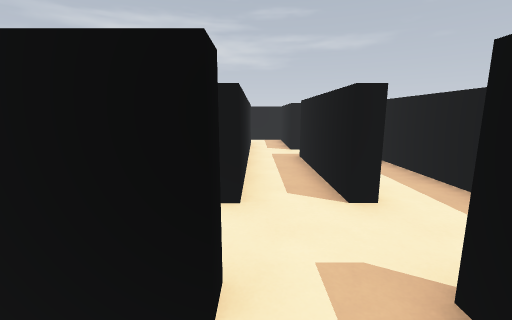
[1] (above)

24 first-person views from a walk through a 3-D level made in the Godot game engine. The camera is 1.5 m above the floor, tilts 10° down and sees 90° across. The floor is counted in squares, 1 m on a side. Each view is taken from the middle of a square. On the plan, view 1 faces up. The plan holds only what a view shows up to about 13 squares ahead; the rest is blank. The place goes on beyond the plan.

[2]
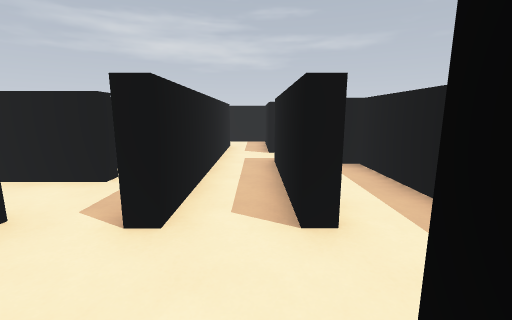

[3]
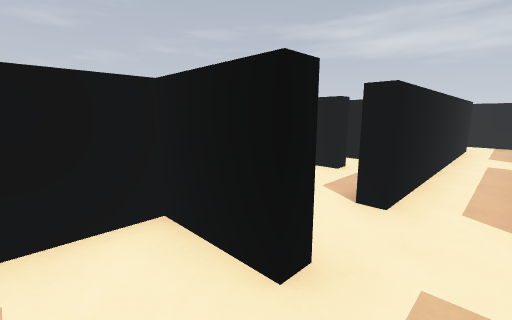

[4]
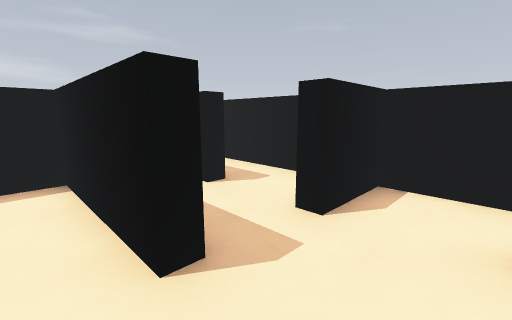

[5]
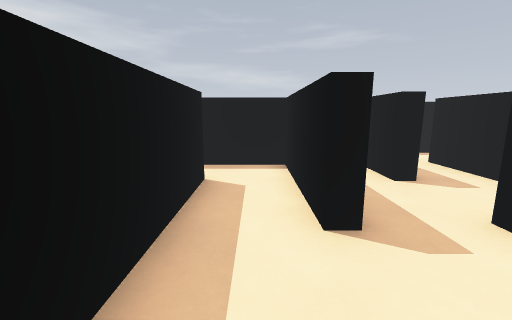

[6]
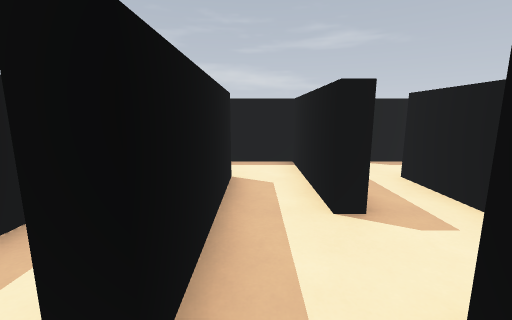

[7]
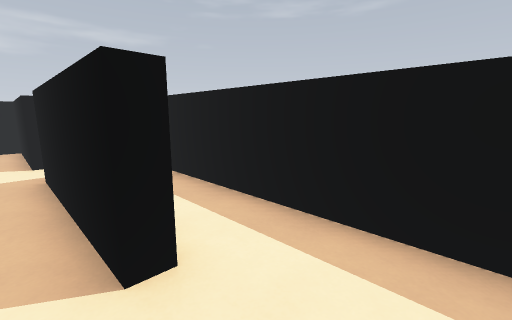

[8]
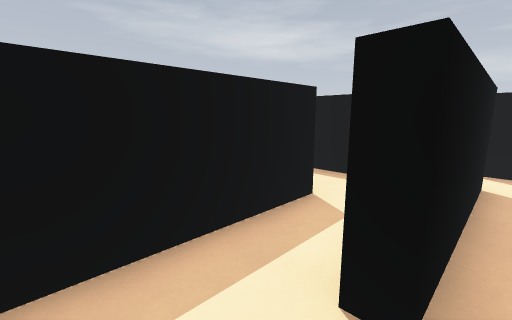

[9]
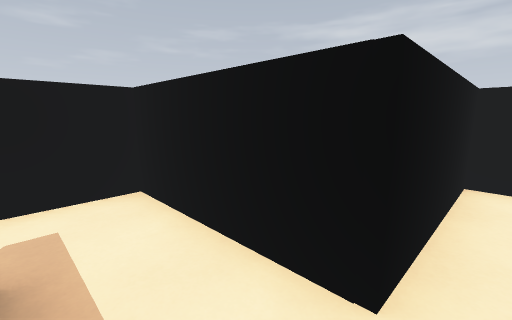

[10]
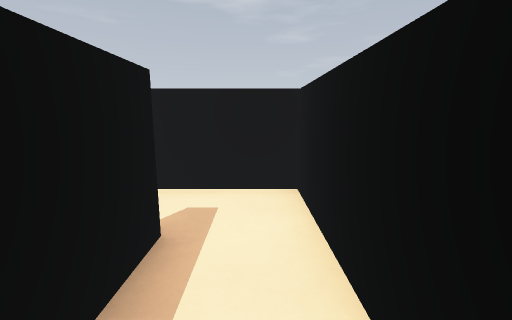

[11]
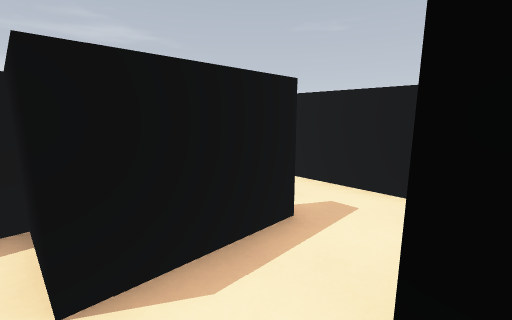

[12]
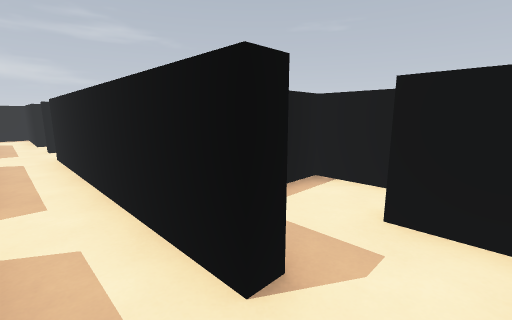

[13]
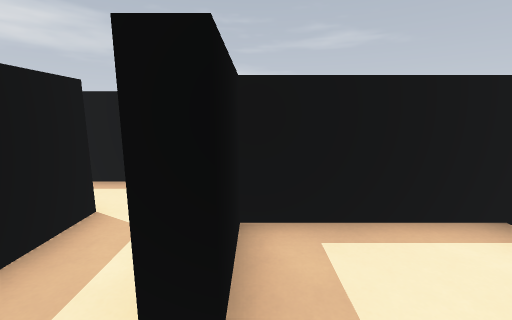

[14]
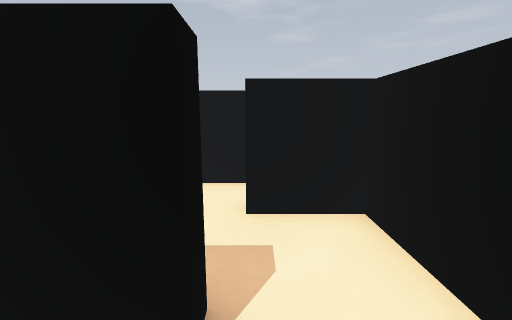

[15]
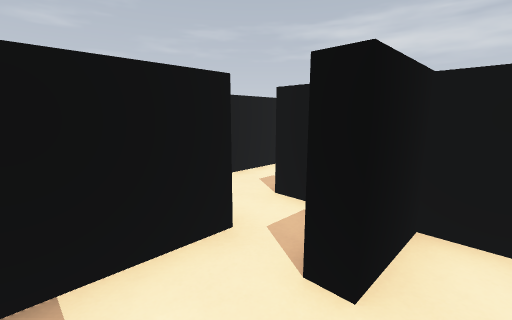

[16]
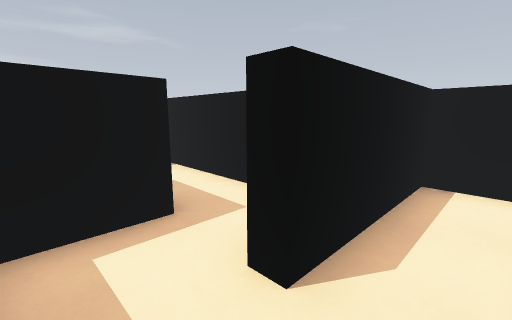

[17]
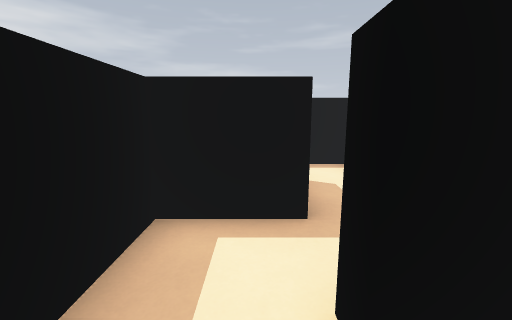

[18]
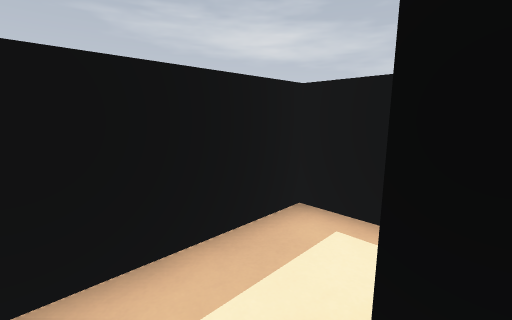

[19]
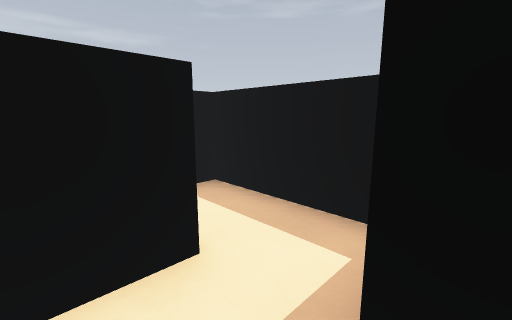

[20]
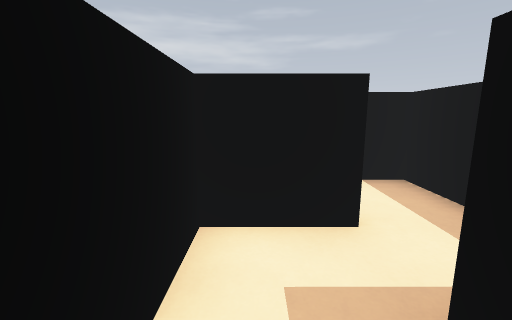

[21]
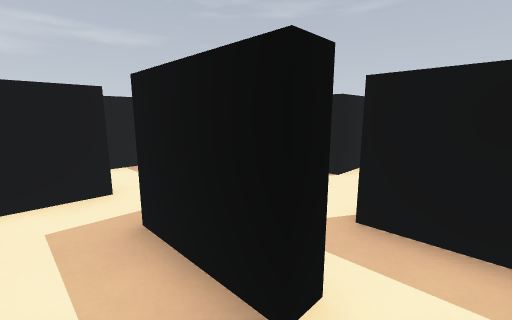

[22]
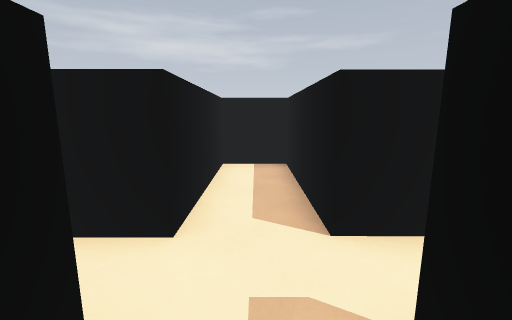

[23]
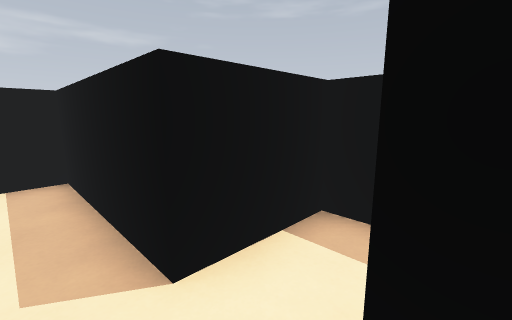

[24]
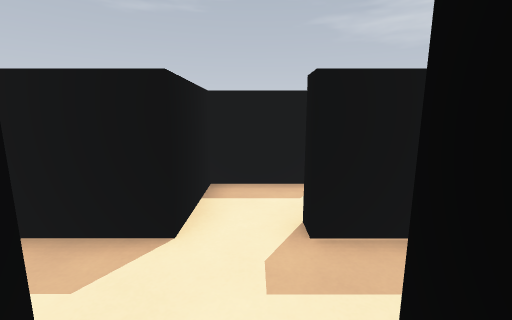

### Floor plan
Ten units are one square. View 1 is at (0, 0); x grows to the right and y downward. Boxes are objects, and circles mark ways between rooms. Rooms are numbered by the first view taken in them; rooms with no view inside come last. Other rooms are left out.
<svg viewBox="-76 -162 196 285">
<path fill="none" stroke="#000" d="M21 -42 16 -42 16 -94M-14 -21 -3 -21 -3 -16 -15 -16M-7 7 -3 7 -3 35M42 10 42 -88M16 -112 16 -134M16 33 16 -18 22 -18 22 27 34 27M-3 -136 -3 -42 -9 -42M-51 52 -21 52 -21 70M-7 58 -7 7M-15 -16 -26 -16 -26 32 -71 32 -71 68M-7 -136 -3 -136M16 -134 16 -157 -15 -157M-35 -116 -7 -116 -7 -136M-15 -157 -27 -157 -27 -139 -32 -139M-3 35 -3 52 44 52M65 44 65 32 50 32M42 100 42 75M34 57 22 57 22 118 34 118M89 80 89 32 69 32 69 80M69 95 69 101M89 110 89 97M69 80 56 80M65 111 65 95M44 52 44 57 34 57M42 75 65 75 65 44M89 97 95 97M115 101 115 80 89 80M-45 -141 -45 -116 -35 -116"/>
<circle cx="-10" cy="-5" r="3" fill="#2a7"/>
<circle cx="10" cy="-125" r="3" fill="#2a7"/>
<circle cx="10" cy="30" r="3" fill="#2a7"/>
<circle cx="-5" cy="-145" r="3" fill="#2a7"/>
<circle cx="-30" cy="-125" r="3" fill="#2a7"/>
<circle cx="55" cy="55" r="3" fill="#2a7"/>
<circle cx="40" cy="70" r="3" fill="#2a7"/>
<circle cx="70" cy="90" r="3" fill="#2a7"/>
<circle cx="90" cy="90" r="3" fill="#2a7"/>
<text x="10" y="-40">1</text>
<text x="-30" y="40">2</text>
<text x="0" y="-150">3</text>
<text x="-20" y="-130">4</text>
<text x="30" y="40">5</text>
<text x="30" y="90">6</text>
<text x="80" y="80">7</text>
<text x="60" y="90">8</text>
<text x="50" y="60">9</text>
<text x="100" y="90">10</text>
<text x="-40" y="-130">11</text>
</svg>
Room 1 opens to room 2. Room 1 opens to room 3. Room 1 opens to room 5. Room 3 opens to room 4. Room 4 opens to room 11. Room 5 opens to room 9. Room 6 opens to room 9. Room 7 opens to room 8. Room 7 opens to room 10.

Where each view was taken, in squares from view 1:
view 1: 0 up, 0 right, facing up
view 2: 1 up, 1 right, facing up
view 3: 0 up, 1 right, facing up-left
view 4: 4 up, 3 right, facing down-left
view 5: 5 up, 3 right, facing down
view 6: 3 up, 1 right, facing down
view 7: 2 up, 1 right, facing up-right
view 8: 1 up, 1 left, facing down-right
view 9: 5 down, 2 left, facing up-left
view 10: 4 down, 2 left, facing left
view 11: 3 down, 2 left, facing down-left
view 12: 15 up, 1 right, facing down-left
view 13: 15 up, 1 left, facing down
view 14: 14 up, 1 right, facing left
view 15: 12 up, 2 left, facing up-left
view 16: 4 down, 6 right, facing down-left
view 17: 4 down, 5 right, facing down
view 18: 4 down, 4 right, facing down-right
view 19: 8 down, 3 right, facing up-right
view 20: 9 down, 3 right, facing up
view 21: 11 down, 3 right, facing up-right
view 22: 11 down, 8 right, facing up
view 23: 10 down, 8 right, facing up-right
view 24: 9 down, 6 right, facing right
